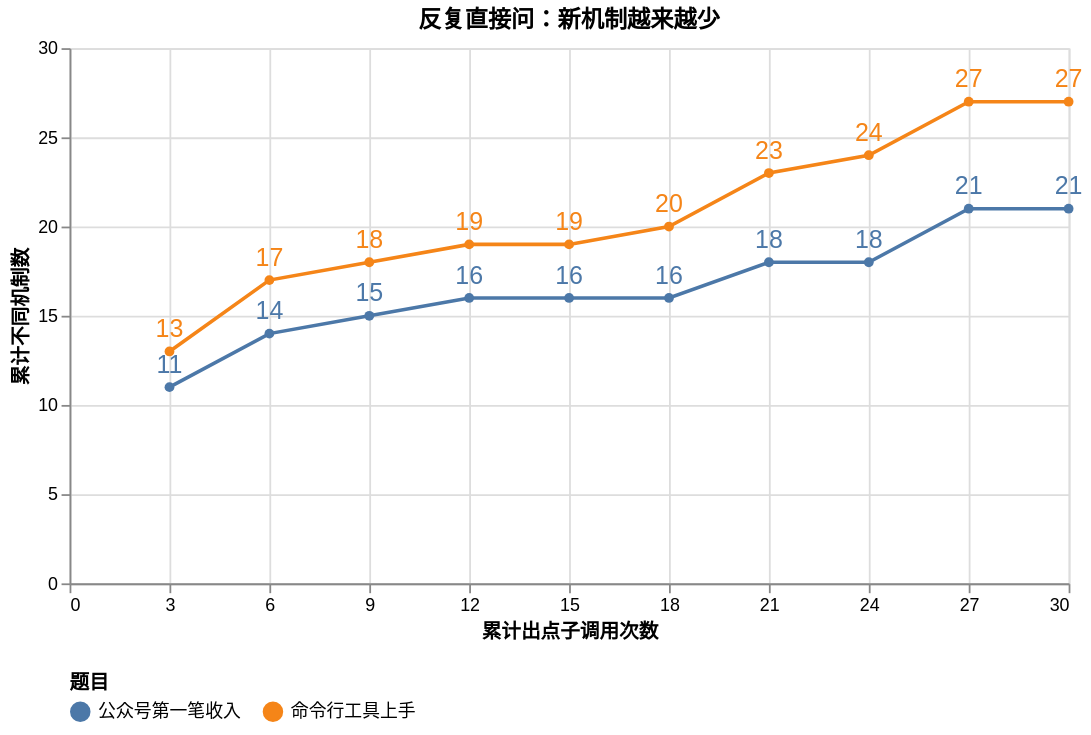

This figure's Vega-Lite source:
### Vega-Lite specification from a JSON file in a GitHub repository (floating-point values rounded to 4 significant figures)
{"usermeta": {"fig": {"content": "data", "style": "cool-clean", "candidates": ["cool-clean"], "why": "计数取自结果文件", "surface": "repo-doc"}}, "title": "反复直接问：新机制越来越少", "width": 560, "height": 300, "data": {"values": [{"calls": 3, "mechanisms": 13, "question": "命令行工具上手"}, {"calls": 6, "mechanisms": 17, "question": "命令行工具上手"}, {"calls": 9, "mechanisms": 18, "question": "命令行工具上手"}, {"calls": 12, "mechanisms": 19, "question": "命令行工具上手"}, {"calls": 15, "mechanisms": 19, "question": "命令行工具上手"}, {"calls": 18, "mechanisms": 20, "question": "命令行工具上手"}, {"calls": 21, "mechanisms": 23, "question": "命令行工具上手"}, {"calls": 24, "mechanisms": 24, "question": "命令行工具上手"}, {"calls": 27, "mechanisms": 27, "question": "命令行工具上手"}, {"calls": 30, "mechanisms": 27, "question": "命令行工具上手"}, {"calls": 3, "mechanisms": 11, "question": "公众号第一笔收入"}, {"calls": 6, "mechanisms": 14, "question": "公众号第一笔收入"}, {"calls": 9, "mechanisms": 15, "question": "公众号第一笔收入"}, {"calls": 12, "mechanisms": 16, "question": "公众号第一笔收入"}, {"calls": 15, "mechanisms": 16, "question": "公众号第一笔收入"}, {"calls": 18, "mechanisms": 16, "question": "公众号第一笔收入"}, {"calls": 21, "mechanisms": 18, "question": "公众号第一笔收入"}, {"calls": 24, "mechanisms": 18, "question": "公众号第一笔收入"}, {"calls": 27, "mechanisms": 21, "question": "公众号第一笔收入"}, {"calls": 30, "mechanisms": 21, "question": "公众号第一笔收入"}]}, "layer": [{"mark": {"type": "line", "point": true}, "encoding": {"x": {"field": "calls", "type": "quantitative", "title": "累计出点子调用次数", "scale": {"domain": [0, 30]}, "axis": {"values": [0, 3, 6, 9, 12, 15, 18, 21, 24, 27, 30]}}, "y": {"field": "mechanisms", "type": "quantitative", "title": "累计不同机制数", "scale": {"domain": [0, 30]}}, "color": {"field": "question", "type": "nominal", "title": "题目", "legend": {"orient": "bottom"}}}}, {"mark": {"type": "text", "dy": -12, "fontSize": 14}, "encoding": {"x": {"field": "calls", "type": "quantitative", "title": "累计出点子调用次数", "scale": {"domain": [0, 30]}, "axis": {"values": [0, 3, 6, 9, 12, 15, 18, 21, 24, 27, 30]}}, "y": {"field": "mechanisms", "type": "quantitative", "title": "累计不同机制数", "scale": {"domain": [0, 30]}}, "color": {"field": "question", "type": "nominal", "title": "题目", "legend": {"orient": "bottom"}}, "text": {"field": "mechanisms"}}}]}
